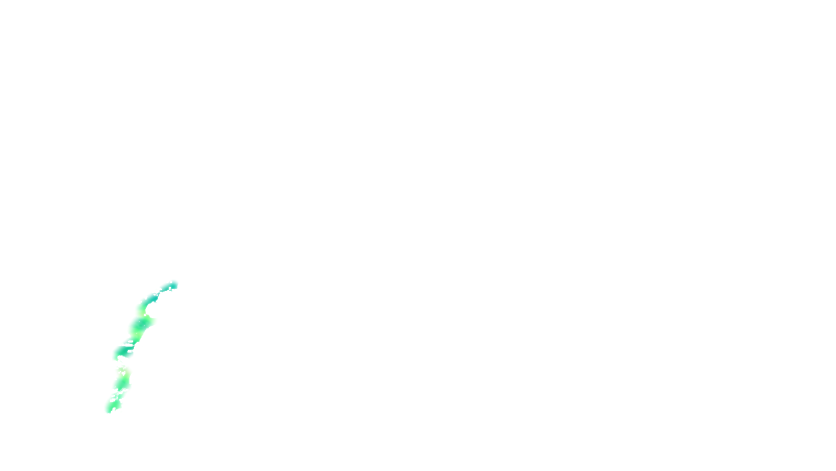
#> input picture art/concepts/env_fx_stream_20261014/flow_map.png, 1672 x 941 px, found by its file name (shown at 1/2 size)
$ python make_crop_textures.py coord_sn.png
#> lines starting #> are read from the running program, lines starting #| are printed output that depends on the picture; after the words box and inside, x2 and y2 are one past the last pixel; in counts of white or black regions, pixels touching at a corner belong together
#!/usr/bin/env python3
"""#749 溪流候选：按 CODEX-LEAD 给的溪床矩形裁切控制图（仍只是候选，不改生产）。

Agent-ID: GROK-BUILD
矩形 Rect2i(191, 543, 183, 302)，与 measure_stream_cost.py 的外扩 16 px 结果一致。
只从 godot_preview/textures/ 下已提交的整幅控制图裁切，写到 godot_preview/textures/crop/。
底图不裁切：宿主继续采样原 near_path_02，偏移由 crop_origin uniform 对齐。
写之前先校验：所有水面 / 次级层像素都在矩形里，矩形外控制值全为 0（或 water_detail 的中性灰）。
用法（仓库根）：python3 art/concepts/env_fx_stream_20261014/make_crop_textures.py [--check]
"""
import os
import sys
import numpy as np
from PIL import Image

HERE = os.path.dirname(os.path.abspath(__file__))
SRC = os.path.join(HERE, "godot_preview", "textures")
DST = os.path.join(SRC, "crop")
RECT = (191, 543, 183, 302)  # x, y, w, h（Rect2i）
TEX = ["flow_map.png", "coord_sn.png", "water_detail.png", "secondary_map.png", "secondary_weight.png"]
MAX_TRAVEL_PX = 12  # stream_flow.gdshader advect_travel_px


def load(name):
#> called with name = 'flow_map.png'
    return np.array(Image.open(os.path.join(SRC, name)))
#> returned value is the input picture: shape (941, 1672, 4); mean R, G, B, A 127.8, 128.5, 0.8, 0.6


def main():
    check_only = "--check" in sys.argv
    x, y, w, h = RECT
    flow = load("flow_map.png")
    sec_w = load("secondary_weight.png")
#> call 2 of load, with name = 'secondary_weight.png'
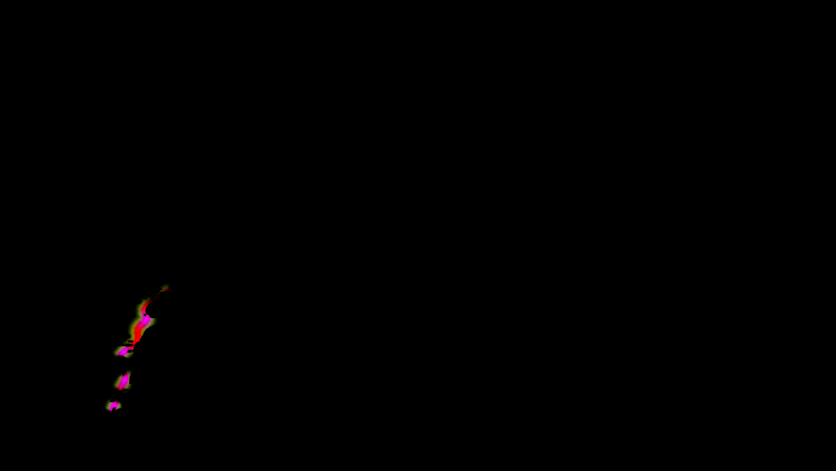
#> input picture art/concepts/env_fx_stream_20261014/secondary_weight.png, 1672 x 941 px, found by its file name (shown at 1/2 size)
#> in load, returned value is the input picture: shape (941, 1672, 3); mean R, G, B 0.4, 0.1, 0.2
    active = (flow[..., 3] > 0) | (sec_w.max(axis=2) > 0)
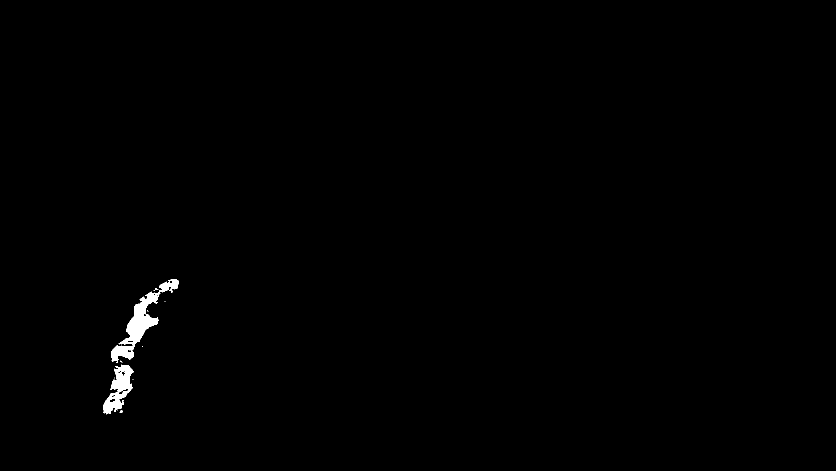
#> active: shape (941, 1672) bool (shown at 1/2 size); 0.49% white; 15 white regions (12 under 20 px), largest, box (x1, y1, x2, y2) and area: (222, 559, 358, 726) 4986, (207, 729, 267, 829) 2704, (239, 821, 246, 826) 24
    ys, xs = np.nonzero(active)
#> ys = 7769 values from 559 to 828; xs = 7769 values, max 357 at index 63, min 207 at index 7278, mean 265.8
    bx0, by0, bx1, by1 = xs.min(), ys.min(), xs.max() + 1, ys.max() + 1
#> bx0 = 207; by0 = 559; bx1 = 358; by1 = 829
    margin = min(bx0 - x, by0 - y, x + w - bx1, y + h - by1)
#> margin = 16
    inside = np.zeros_like(active)
    inside[y:y + h, x:x + w] = True
    outside_active = int((active & ~inside).sum())
#> outside_active = 0
    print(f"rect x{x} y{y} {w}x{h}; active bbox x{bx0}-{bx1} y{by0}-{by1}; min margin {margin}px")
#| rect x191 y543 183x302; active bbox x207-358 y559-829; min margin 16px
    print(f"active px outside rect: {outside_active}")
#| active px outside rect: 0
    ok = outside_active == 0 and margin > MAX_TRAVEL_PX + 1
#> ok = True
    if not ok:
        print("FAIL: rect does not contain active area with advect margin")
        return 1
    os.makedirs(DST, exist_ok=True)
    for name in TEX:
        full = load(name)
        crop = full[y:y + h, x:x + w]
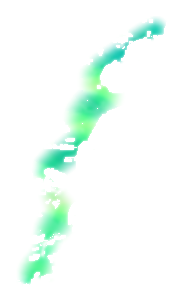
#> crop: shape (302, 183, 4); mean R, G, B, A 120.9, 142.8, 22, 17.1; transparent parts drawn white
        out = os.path.join(DST, name)
        if check_only:
            have = np.array(Image.open(out))
            same = have.shape == crop.shape and np.array_equal(have, crop)
            print(f"{name}: crop file matches source sub-rect: {same}")
            ok = ok and same
        else:
            Image.fromarray(crop).save(out, optimize=True)
            print(f"{name}: wrote {crop.shape[1]}x{crop.shape[0]} {Image.fromarray(crop).mode} {os.path.getsize(out)} B")
#| flow_map.png: wrote 183x302 RGBA 18319 B
#> pass 2 of the loop in main, `for name in TEX:`:
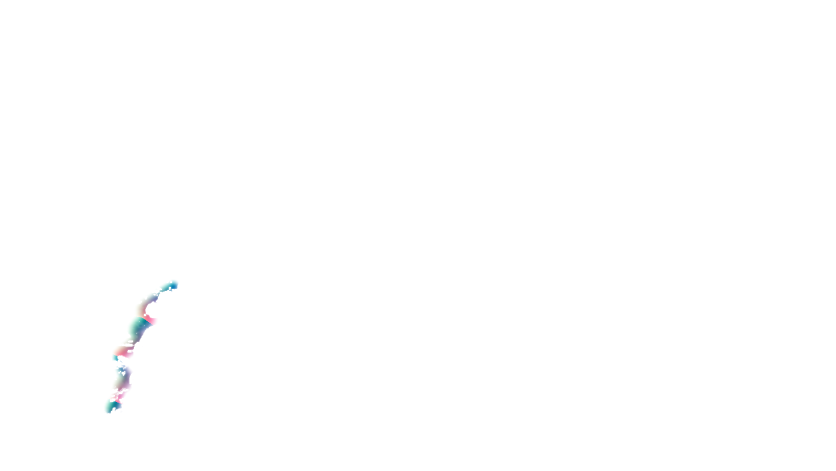
#> input picture art/concepts/env_fx_stream_20261014/coord_sn.png, 1672 x 941 px, found by its file name (shown at 1/2 size)
#> in load, returned value is the input picture: shape (941, 1672, 4); mean R, G, B, A 0.6, 128.1, 0.8, 0.6
#> in main, `crop = full[y:y + h, x:x + w]`:
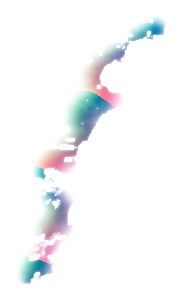
#> crop: shape (302, 183, 4); mean R, G, B, A 17.2, 130.1, 22, 17.1; transparent parts drawn white
#| coord_sn.png: wrote 183x302 RGBA 18488 B
#> pass 3 of the loop in main, `for name in TEX:`:
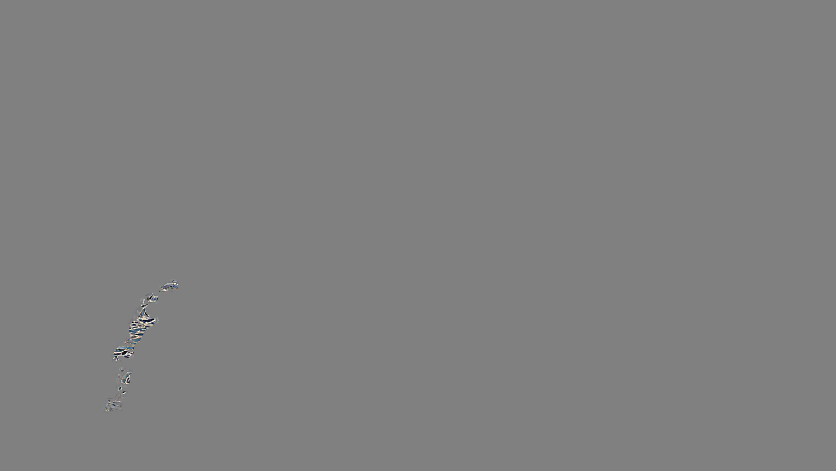
#> input picture art/concepts/env_fx_stream_20261014/water_detail.png, 1672 x 941 px, found by its file name (shown at 1/2 size)
#> in load, returned value is the input picture: shape (941, 1672, 3); mean R, G, B 128, 128, 128
#> in main, `crop = full[y:y + h, x:x + w]`:
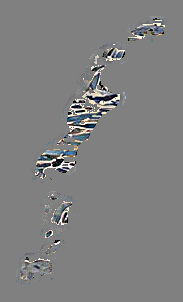
#> crop: shape (302, 183, 3); mean R, G, B 127.8, 128, 128.1
#| water_detail.png: wrote 183x302 RGB 20772 B
#> the loop made 5 passes; the first 3 are shown
    return 0 if ok else 1


if __name__ == "__main__":
    sys.exit(main())
#> (the program exits here)
